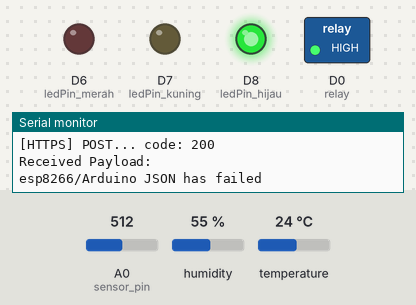
Simulated run of this sketch. Board: ESP8266 (NodeMCU). On the bench: switched loads named in the sketch (green lamp = pin HIGH), output pins drawn as LEDs (lit = HIGH), the last lines printed to the serial monitor. The test bench sets the inputs (shaded band); at power-on: A0 (sensor_pin) = 512, humidity 55 %, temperature 24 °C. WiFi joins after 1.5 s; servers stay silent unless stated; uploads are accepted with an empty reply.

Above: at 2.7 s.
2.8 s: A0 (sensor_pin) set to 647
5.2 s: A0 (sensor_pin) set to 678
At 7.9 s:
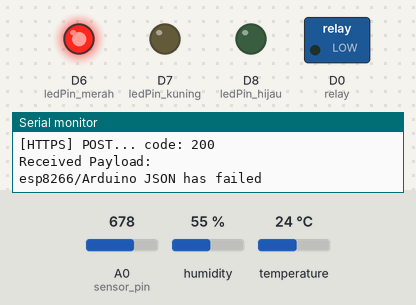
8.4 s: A0 (sensor_pin) set to 511
At 10.1 s:
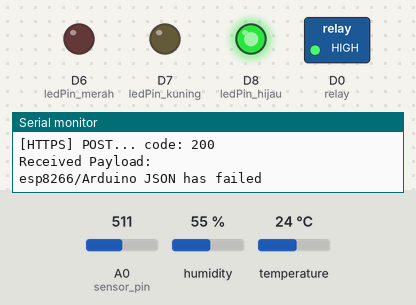
10.8 s: A0 (sensor_pin) set to 716
At 13.8 s:
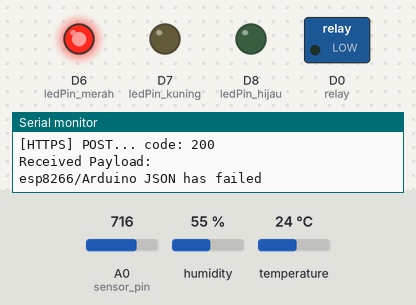
Timing chart, 0 to 14.9 s (numbered marks = the images above; inputs shaded):
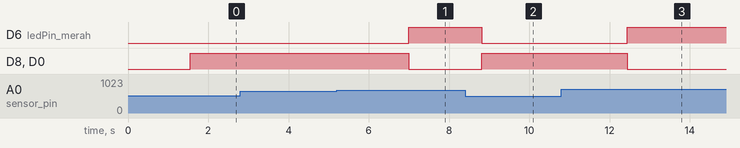

Measured:
- the behaviour switches between 665 and 666 on A0 (sensor_pin) (found by bisection; images 0 and 1)
- after the input at 5.2 s, D6 (ledPin_merah): LOW → HIGH after 1.8 s; D8 (ledPin_hijau), D0 (relay): HIGH → LOW after 1.8 s
- after the input at 8.4 s, D6 (ledPin_merah): HIGH → LOW after 0.42 s; D8 (ledPin_hijau), D0 (relay): LOW → HIGH after 0.42 s
- after the input at 10.8 s, D6 (ledPin_merah): LOW → HIGH after 1.6 s; D8 (ledPin_hijau), D0 (relay): HIGH → LOW after 1.6 s

The sketch:

Ghina.ino
```cpp
#include <ESP8266WiFi.h>
#include <ESP8266HTTPClient.h>
#include <ArduinoJson.h>
#include <WiFiClientSecureBearSSL.h>
#include "DHT.h"
#include <Fuzzy.h>

#ifndef STASSID
#define STASSID "Ghina"
#define STAPSK "ghinafdl"
#endif

const char* host = "api-ghina.000webhostapp.com";

#define DHTPIN D5 // Pin DHT11
#define DHTTYPE DHT11 // Tipe DHT 11
DHT dht(DHTPIN, DHTTYPE);

const int sensor_pin = A0; // Pin sensor kelembaban tanah
const int ledPin_hijau = D8;
const int ledPin_kuning = D7;
const int ledPin_merah = D6;
const int relay = D0;

// Deklarasi objek Fuzzy
Fuzzy* fuzzy = new Fuzzy();

// Deklarasi himpunan fuzzy untuk suhu
FuzzySet* tempDingin = new FuzzySet(0, 0, 15, 20);
FuzzySet* tempNormal = new FuzzySet(15, 20, 30, 35);
FuzzySet* tempPanas = new FuzzySet(30, 40, 100, 100);

// Deklarasi himpunan fuzzy untuk kelembaban tanah
FuzzySet* soilKering = new FuzzySet(0, 0, 30, 40);
FuzzySet* soilLembab = new FuzzySet(30, 40, 50, 60);
FuzzySet* soilBasah = new FuzzySet(50, 60, 100, 100);

// Deklarasi himpunan fuzzy untuk keputusan penyiraman
FuzzySet* tidakSiram = new FuzzySet(0, 0, 0, 50);
FuzzySet* siram = new FuzzySet(50, 100, 100, 100);

DynamicJsonDocument jsonDocument(500);

void setup() {
  Serial.begin(9600);
  dht.begin();
  WiFi.begin(STASSID, STAPSK);

  while (WiFi.status() != WL_CONNECTED) {
    digitalWrite(relay, LOW);
    delay(500);
    Serial.print(".");
  }
  Serial.println("");
  Serial.print("Connected to WiFi network with IP Address: ");
  Serial.println(WiFi.localIP());

  // Inisialisasi input fuzzy untuk suhu
  FuzzyInput* temperature = new FuzzyInput(1);
  temperature->addFuzzySet(tempDingin);
  temperature->addFuzzySet(tempNormal);
  temperature->addFuzzySet(tempPanas);
  fuzzy->addFuzzyInput(temperature);

  // Inisialisasi input fuzzy untuk kelembaban tanah
  FuzzyInput* soilMoisture = new FuzzyInput(2);
  soilMoisture->addFuzzySet(soilKering);
  soilMoisture->addFuzzySet(soilLembab);
  soilMoisture->addFuzzySet(soilBasah);
  fuzzy->addFuzzyInput(soilMoisture);

  // Inisialisasi output fuzzy untuk keputusan penyiraman
  FuzzyOutput* waterDecision = new FuzzyOutput(1);
  waterDecision->addFuzzySet(tidakSiram);
  waterDecision->addFuzzySet(siram);
  fuzzy->addFuzzyOutput(waterDecision);

  // Definisi aturan fuzzy
  FuzzyRuleAntecedent* ifPanasAndKering = new FuzzyRuleAntecedent();
  ifPanasAndKering->joinWithAND(tempPanas, soilKering);
  FuzzyRuleConsequent* thenSiram = new FuzzyRuleConsequent();
  thenSiram->addOutput(siram);
  FuzzyRule* fuzzyRule1 = new FuzzyRule(1, ifPanasAndKering, thenSiram);
  fuzzy->addFuzzyRule(fuzzyRule1);

  FuzzyRuleAntecedent* ifNormalAndKering = new FuzzyRuleAntecedent();
  ifNormalAndKering->joinWithAND(tempNormal, soilKering);
  FuzzyRule* fuzzyRule2 = new FuzzyRule(2, ifNormalAndKering, thenSiram);
  fuzzy->addFuzzyRule(fuzzyRule2);

  FuzzyRuleAntecedent* ifDinginAndKering = new FuzzyRuleAntecedent();
  ifDinginAndKering->joinWithAND(tempDingin, soilKering);
  FuzzyRule* fuzzyRule3 = new FuzzyRule(3, ifDinginAndKering, thenSiram);
  fuzzy->addFuzzyRule(fuzzyRule3);

  FuzzyRuleAntecedent* ifPanasAndLembab = new FuzzyRuleAntecedent();
  ifPanasAndLembab->joinWithAND(tempPanas, soilLembab);
  FuzzyRuleConsequent* thenTidakSiram = new FuzzyRuleConsequent();
  thenTidakSiram->addOutput(tidakSiram);
  FuzzyRule* fuzzyRule4 = new FuzzyRule(4, ifPanasAndLembab, thenTidakSiram);
  fuzzy->addFuzzyRule(fuzzyRule4);

  FuzzyRuleAntecedent* ifNormalAndLembab = new FuzzyRuleAntecedent();
  ifNormalAndLembab->joinWithAND(tempNormal, soilLembab);
  FuzzyRule* fuzzyRule5 = new FuzzyRule(5, ifNormalAndLembab, thenTidakSiram);
  fuzzy->addFuzzyRule(fuzzyRule5);

  FuzzyRuleAntecedent* ifDinginAndLembab = new FuzzyRuleAntecedent();
  ifDinginAndLembab->joinWithAND(tempDingin, soilLembab);
  FuzzyRule* fuzzyRule6 = new FuzzyRule(6, ifDinginAndLembab, thenTidakSiram);
  fuzzy->addFuzzyRule(fuzzyRule6);

  FuzzyRuleAntecedent* ifPanasAndBasah = new FuzzyRuleAntecedent();
  ifPanasAndBasah->joinWithAND(tempPanas, soilBasah);
  FuzzyRule* fuzzyRule7 = new FuzzyRule(7, ifPanasAndBasah, thenTidakSiram);
  fuzzy->addFuzzyRule(fuzzyRule7);

  FuzzyRuleAntecedent* ifNormalAndBasah = new FuzzyRuleAntecedent();
  ifNormalAndBasah->joinWithAND(tempNormal, soilBasah);
  FuzzyRule* fuzzyRule8 = new FuzzyRule(8, ifNormalAndBasah, thenTidakSiram);
  fuzzy->addFuzzyRule(fuzzyRule8);

  FuzzyRuleAntecedent* ifDinginAndBasah = new FuzzyRuleAntecedent();
  ifDinginAndBasah->joinWithAND(tempDingin, soilBasah);
  FuzzyRule* fuzzyRule9 = new FuzzyRule(9, ifDinginAndBasah, thenTidakSiram);
  fuzzy->addFuzzyRule(fuzzyRule9);

  // Inisialisasi pin
  pinMode(relay, OUTPUT);
  pinMode(ledPin_hijau, OUTPUT);
  pinMode(ledPin_kuning, OUTPUT);
  pinMode(ledPin_merah, OUTPUT);
}

void loop() {
  // Membaca sensor
  float temperatureValue = dht.readTemperature();
  float humidityValue = dht.readHumidity();
  int soilMoistureValue = analogRead(sensor_pin);
  float moisture_percentage = (100 - ((soilMoistureValue / 1024.0) * 100));

  // Mengatur nilai input fuzzy
  fuzzy->setInput(1, temperatureValue);
  fuzzy->setInput(2, moisture_percentage);

  // Menjalankan sistem fuzzy
  fuzzy->fuzzify();

  // Mendapatkan nilai output fuzzy
  float waterDecisionValue = fuzzy->defuzzify(1);

  if (WiFi.status() == WL_CONNECTED) {
    std::unique_ptr<BearSSL::WiFiClientSecure> client(new BearSSL::WiFiClientSecure);
    client->setInsecure();
    HTTPClient https;
    Serial.print("[HTTPS] begin...\n");

    if (https.begin(*client, String("https://") + host + "/api/api.php/")) {  // HTTPS
      Serial.print("[HTTPS] POST...\n");
      https.addHeader("Authorization", "Bearer 3c9d6f412019a23d7be9dd7ada99bba623fa05e84be22151941808411fcd");

      jsonDocument["kelembapan"] = String(moisture_percentage);
      jsonDocument["temperature"] = String(temperatureValue);

      if (waterDecisionValue > 50) {
        digitalWrite(relay, LOW); // Hidupkan relay
        digitalWrite(ledPin_merah, HIGH); // Hidupkan lampu merah
        digitalWrite(ledPin_hijau, LOW); // Matikan lampu hijau
        digitalWrite(ledPin_kuning, LOW); // Matikan lampu kuning
        jsonDocument["status"] = String("Siram");
        Serial.println("Siram - Kering");
      } else {
        jsonDocument["status"] = String("Tidak Siram");
        Serial.println("Tidak Siram");
        digitalWrite(ledPin_merah, LOW);
        digitalWrite(ledPin_hijau, HIGH);
        digitalWrite(ledPin_kuning, LOW);
        digitalWrite(relay, HIGH); // Matikan relay
      }

      jsonDocument["humidity"] = String("");
      jsonDocument["value"] = String(waterDecisionValue);

      String jsonString;
      serializeJson(jsonDocument, jsonString);
      Serial.println(jsonString);

      int httpCode = https.POST(jsonString);

      if (httpCode > 0) {
        Serial.printf("[HTTPS] POST... code: %d\n", httpCode);
        String payload = https.getString();
        Serial.println("Received Payload: " + payload);
        if (httpCode == HTTP_CODE_OK || httpCode == HTTP_CODE_MOVED_PERMANENTLY) {
          if (payload.startsWith("{\"status\":\"success\"")) {
            Serial.println("esp8266/Arduino JSON successful!");
          } else {
            Serial.println("esp8266/Arduino JSON has failed");
          }
        }
      } else {
        Serial.printf("[HTTPS] POST... failed, error: %s\n", https.errorToString(httpCode).c_str());
      }
      https.end();
    }
  } else {
    Serial.println("WiFi not connected");
  }
  delay(1500); // Tunggu selama 2 detik sebelum membaca ulang
}
```
